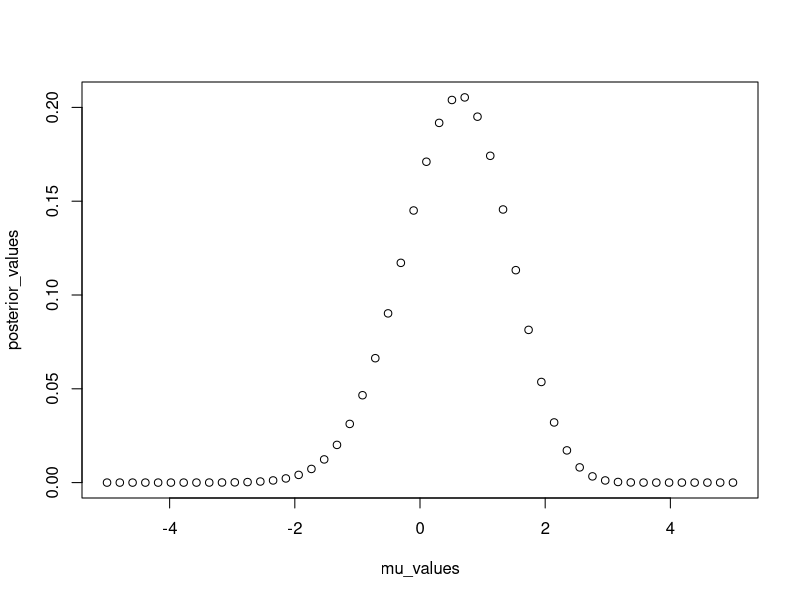
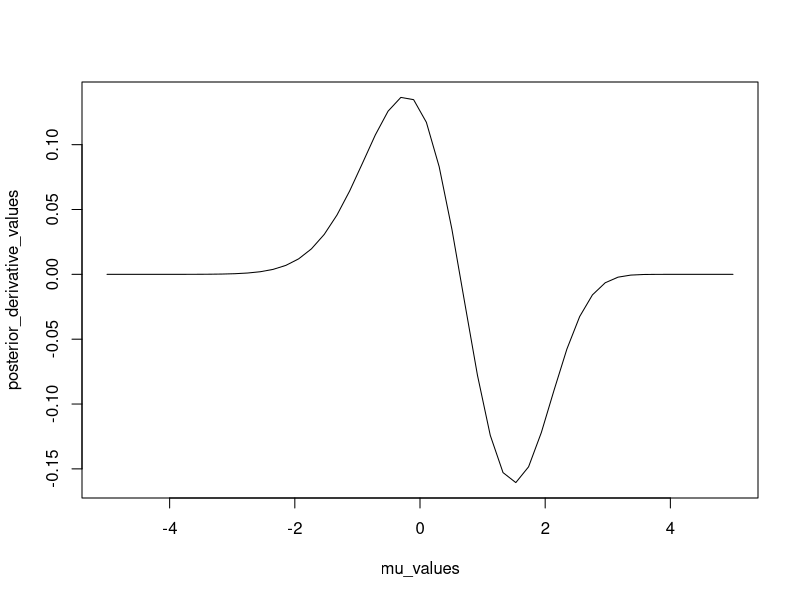
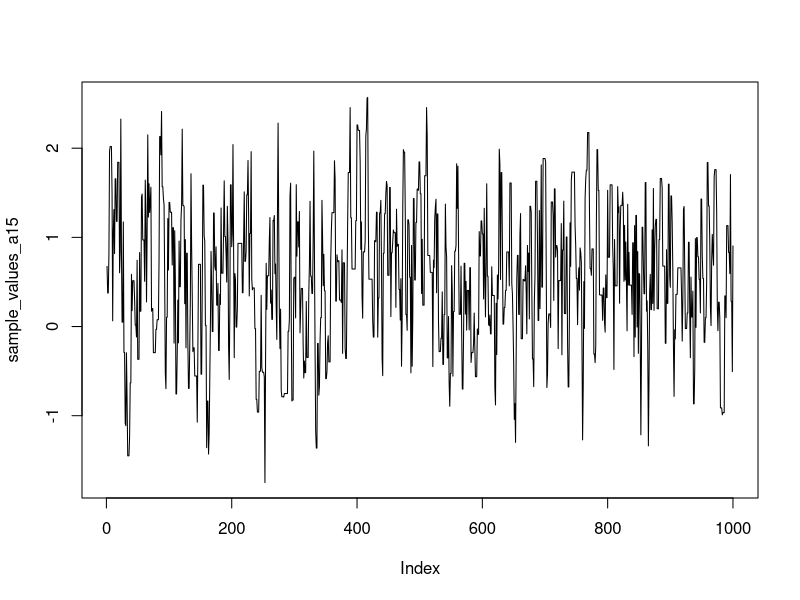
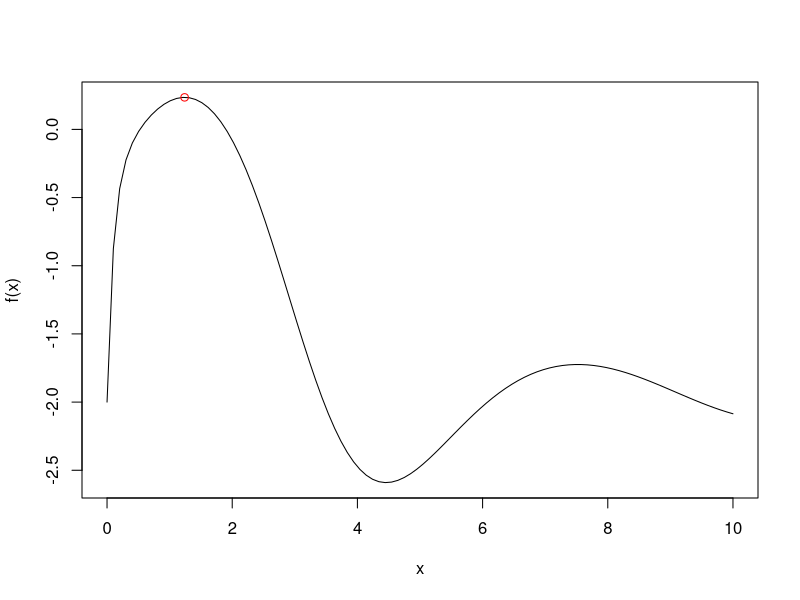

These figures' R source, in order:
# --- ASSIGNMENT 1 ---
# We consider a case when a Gumbel distributed observation x is made. The 
# Gumbel distribution has a known scale parameter 1; the location parameter μ 
# is unknown.

# Functions definition.
lik <- function(mu, x) exp(-x + mu  - exp(-x + mu))
lik_derivative <- function(mu, x) lik(mu,x) * (1 - exp(-x + mu))

prior <- function(mu) exp(-mu^2 / 2)
prior_derivative <- function(mu) -mu * prior(mu)

posterior <- function(mu, x) lik(mu, x) * prior(mu)
posterior_derivative <- function(mu, x) lik(mu, x) * prior_derivative(mu) + lik_derivative(mu, x) * prior(mu)


# Observed value.
x <- 1.65

# >>> Question 1.1
# Plot the posterior density.
mu_values <- seq(-5, 5, length.out = 50)
posterior_values <- posterior(mu_values, x = x)
plot(mu_values, posterior_values)

# Plot also the derivative.
posterior_derivative_values <- posterior_derivative(mu_values, x = x)
plot(mu_values, posterior_derivative_values, type = "l")


# >>> Question 1.2
# Maximize the posterior using the secant method
mysecant <- function(a, b, FUN, tol = 1e-6) {
  
  step <- function(x_t_minus_1, x_t_minus_2) x_t_minus_1 - (FUN(x_t_minus_1) * (x_t_minus_1 - x_t_minus_2) / (FUN(x_t_minus_1) - FUN(x_t_minus_2)))

  x_t_minus_2 <- a
  x_t_minus_1 <- b
  x_t <- step(x_t_minus_1, x_t_minus_2)
  
  conv <- abs(x_t - x_t_minus_1)
  i <- 0
  
  while (conv > tol) {
    x_t_minus_2 <- x_t_minus_1
    x_t_minus_1 <- x_t
    x_t <- step(x_t_minus_1, x_t_minus_2)
    conv <- abs(x_t - x_t_minus_1)
    i <- i + 1
  }
  
  return(x_t)
}

objective <- function(x) posterior_derivative(x, 1.65)

# Choose two pairs of starting values: One pair which leads to convergence
# to the right global maximum at ˆμ and another pair not leading to convergence to that maximum.
# Explain what happens in the unsuccessful case.
success <- mysecant(-1, 1, objective)
failure <- mysecant(-2, -1, objective)


# >>> Question 1.3
make_metropolis_hasting_sampler <- function(x0, rproposed, dproposed, dtarget) {
  
  metropolis_hasting_sampler <- function(n) {
    
    x <- x0
    sample <- numeric(n)
    count <- 0
    
    for (i in 1:n) {
      
      # Generate y from the Y_t+1 | Y_t = x
      y <- rproposed(x)
      
      # Compute ratio
      r <- dtarget(y) * (dproposed(x, y) / (dtarget(x) * dproposed(y, x)))
      
      # Select or Reject sample y
      x <- ifelse(
        r >= 1, 
        {count <- count + 1; y},
        ifelse(runif(1) < r,  {count <- count + 1; y}, x))
      
      sample[i] <- x
    }
    return(sample)
  }
  
  return(metropolis_hasting_sampler)
}

rproposed <- function(x, a) x + runif(1, -a, a)
dproposed <- function(x, y, a) dunif(x, y - a, y + a)
dtarget <- function(x) posterior(x, 1.65)
n <- 1000


# a = 0.15
sampler_a015 <- make_metropolis_hasting_sampler(
  x0 = 0,
  rproposed = function(x) rproposed(x, a = 0.15),
  dproposed = function(x, y) dproposed(x, y, a = 0.15),
  dtarget = dtarget
)
sample_values_a015 <- sampler_a015(n)

# a = 1.5
sampler_a15 <- make_metropolis_hasting_sampler(
  x0 = 0,
  rproposed = function(x) rproposed(x, a = 1.5),
  dproposed = function(x, y) dproposed(x, y, a = 1.5),
  dtarget = dtarget
)
sample_values_a15 <- sampler_a15(n)

plot(sample_values_a15, type = "l")


# >>> Question 1.4
pr_mu_greater_than_zero <- sum(sample_values_a15 >= 0) / n




# --- ASSIGNMENT 2 ---

# >>> Question 2.1
# Visualize the function to maximize and mark the global maximum.
f <- function(x) (x^2 / exp(x)) - 2 * exp(-(9 * sin(x)) / (x^2 + x + 1))
res <- optimize(f, maximum = TRUE, interval = c(0, 5))
x <- seq(0, 10, length.out = 100)
plot(x, f(x), type = "l")
points(res$maximum, f(res$maximum), col="red")


# >>> Question 2.2









